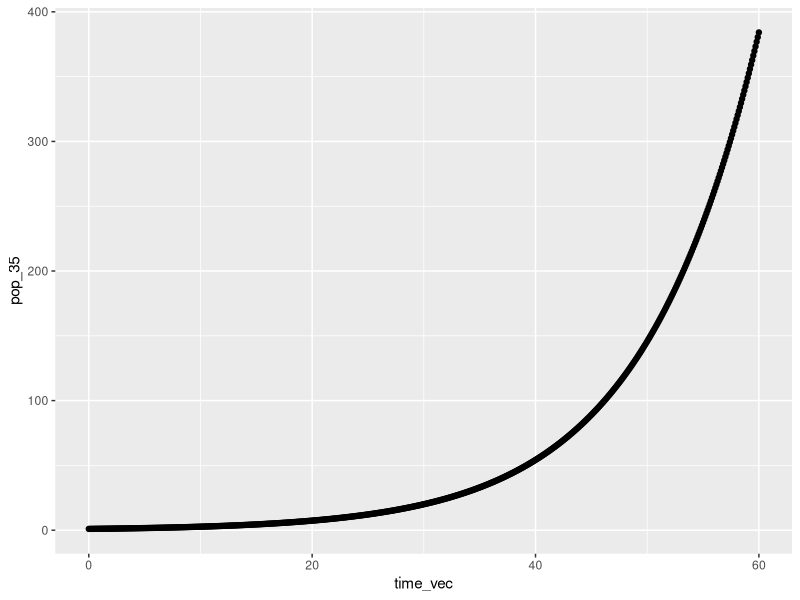
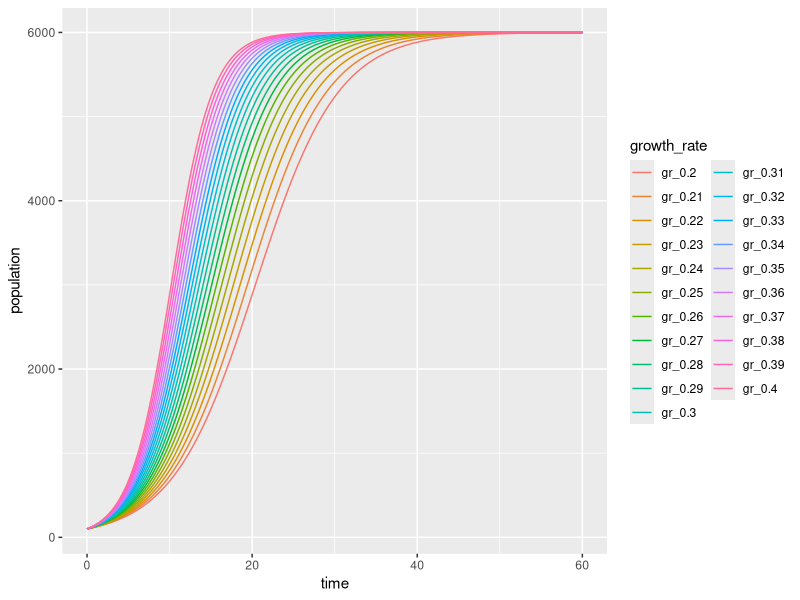

Generate these figures, in order, with R: (Note: this script raises an error after producing the figures.)
## ---- chunk 1
knitr::opts_chunk$set(echo = TRUE)

library(tidyverse)
## ---- chunk 2
quarter_splits <- c(1.0, 1.1, 1.2, 1.1, 1.4, 1.5, 1.6, 1.4)

half_splits <- vector(mode = "numeric", length = (length(quarter_splits)/2))

for (i in seq_along(quarter_splits)) {
half_splits[i] <- quarter_splits[i] + quarter_splits[i+1]
}

## ---- chunk 3
double_this <- function(my_value) {
  print(2 * my_value)
}

double_this(my_value = 4) # this is more clear to specify the variable and you also don't need to be in order
double_this(400)

double_this(my_value = c(1, 2, 10, 100, 175)) # iterating for us!
## ---- chunk 4
name_age_sentence <- function(age, name) {
  print(paste0("hi i'm ", name, ", and i am ", age, " years old."))
}

name_age_sentence(age = 25, name = "victoria")
## ---- chunk 5
humanage_to_animalage <- function(animal, human_age) {
  if (animal == "dog") {
    print(human_age * 7)
  } else if (animal == "goat") {
    print(human_age * 4.7)
  } else {
    print("warning: please enter dog or goat for animal")
  }
}

humanage_to_animalage(animal = "dog", human_age = 12)
humanage_to_animalage(animal = "goat", human_age = 4.2)
humanage_to_animalage(animal = "ladybug", human_age = 2) # this is a silent failure because this ran but nothing showed up
## ---- chunk 6
dog_choice <- tribble(
  ~dog_name, ~food,
  "Khora", "everything",
  "Teddy", "salmon",
  "Waffle", "pancakes",
  "Banjo", "chicken"
)

# Create a function that takes in dog name and outputs "my name is dog name and my favorite food is [food]
dog_menu <- function(name) {
  my_sub <- filter(dog_choice, dog_name == name) ## you always want to ask: is this variable this string? or is this variable this value?
  print(paste0("Hi my name is ", name, " and my favorite food is ", my_sub$food, "!"))
 #  print(my_sub)
}

dog_menu("Khora")
## ---- chunk 7
# essentially we're creating the apply function to calc the mean across columns and print a sentence about it. this can only work over only numeric dfs
means_over_columns <- function(df) {
  for (i in seq_along(df)) {
    col_mean <- mean(df[[i]], na.rm = TRUE)
    col_name <- colnames(df[i])
    print(paste0("The mean value for ", col_name, " is ", col_mean, "."))
  }
}

means_over_columns(df = mtcars)
## ---- chunk 8
clothing <- c("shirt", "pants", "shoes")
color <- c("purple", "red", "blue", "white")

our_clothes <- matrix(nrow = length(color), ncol = length(clothing))

for (i in seq_along(color)) {
  for (j in seq_along(clothing)) {
    clothing_details <- paste(color[i],clothing[j])
    our_clothes[i,j] <- clothing_details
  }
}

our_clothes
## ---- chunk 9
logistic_growth <- function(K, N0, r, time) {
  K / (1 + ((K - N0) / N0) * exp(-r * time))
}

# test:
logistic_growth(K = 5000, N0 = 100, r = 0.07, time = 42)
## ---- chunk 10
time_vec <- seq(from = 0, to = 60, by = .1)
time_vec

pop_35 <- logistic_growth(N0 = 1, K = 8000, r = 0.1, time = time_vec)
pop_35

# we have two separate vectors right now but to plot we want to make these into a data frame thats time by population

pop_time35_df <- data.frame(time_vec, pop_35)

# now we can plot!
pop_time35_plot <- ggplot(pop_time35_df, aes(x = time_vec, y = pop_35)) +
  geom_point()
pop_time35_plot
## ---- chunk 11
pop_35_vec <- vector(mode = "numeric", length = length(time_vec))

for (i in seq_along(time_vec)) {
  population <- logistic_growth(N0 = 100, K = 6000, r = 0.27, time = time_vec[i])
  pop_35_vec[i] <- population
}

pop_35_vec
## ---- chunk 12
r_seq <- seq(from = 0.2, to = 0.4, by = 0.01)
time_vec <- seq(from = 0, to = 60, by = .1)

out_matrix <- matrix(nrow = length(time_vec), ncol = length(r_seq))

for (i in seq_along(r_seq)) {
  for (j in seq_along(time_vec)) {
    population <- logistic_growth(N0 = 100, K = 6000, r = r_seq[i], time = time_vec[j])
    out_matrix[j,i] <- population
  }
}

out_matrix

### now some wrangling to get time as a column on our outmatrix
logistic_df <- data.frame(out_matrix, time = time_vec)

### now we want to name our columns to be meaningful

colnames(logistic_df) <- c(paste0("gr_", r_seq), "time")

### how things are right now, we can't plot growth rate, so let's make that a column as well:

logistic_df_long <- logistic_df |> 
  pivot_longer(cols = -time, values_to = "population", names_to = "growth_rate") ## we want to "pivot longer" aka show all the info for everything except time and the values we're doing that to should be called population and the column names that will now be it's own column is the growth rate

# ^ now we can graph everything all at once!

ggplot(logistic_df_long, aes(x = time, y = population)) +
  geom_line(aes(color = growth_rate))
## ---- chunk 13
calc_windpower <- function(rho, radius, windspeed) {
  
  if (windspeed > 130) {
    warning("Whoa, that's really fast. Are you sure?")
  }
  
  if (rho > 1.225) {
    warning("That air density is suspicious.")
  }
  
  if (radius < 0) {
    stop("Rotor radius must be a positive value in meters")
  }
  
  0.3 * rho * pi * (radius^2) * (windspeed^3)
}

calc_windpower(rho = 1.226, radius = -50, windspeed = 135)
